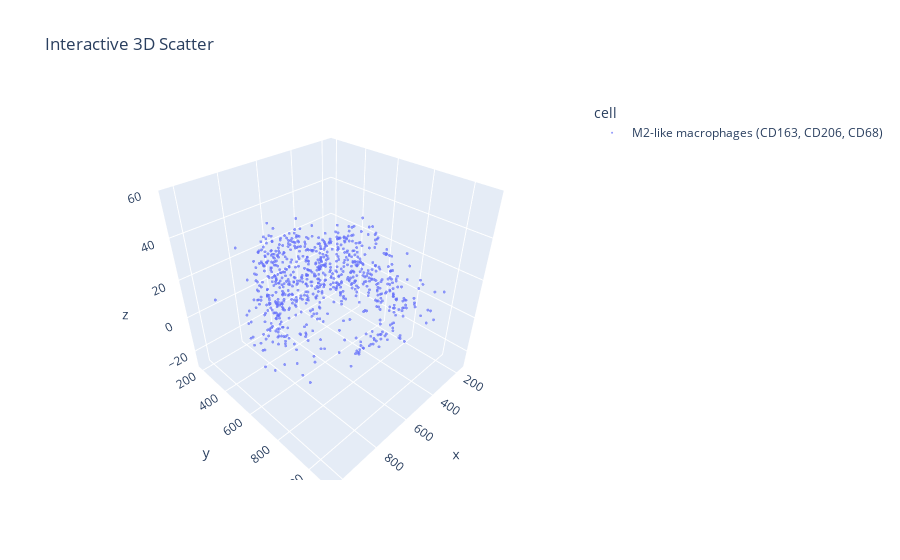

The notebook cell this image was saved under:
### Code cell
cluster_type = ["6"]
if cluster_type == ["-1"]:
    cluster_type = coords['cluster'].unique()

fig = px.scatter_3d(coords[coords['cluster'].isin(cluster_type)], x = 'x', y = 'y', z = 'z', 
                    color = 'cell', title = 'Interactive 3D Scatter', opacity = 0.7)
fig.update_traces(marker = dict(size = 1))

fig.update_layout(
    scene = dict( # set according to the data
        xaxis = dict(range = [coords['x'].min(), coords['x'].max()]),
        yaxis = dict(range = [coords['y'].min(), coords['y'].max()]),
        zaxis = dict(range = [coords['z'].min() - 30, coords['z'].max() + 30])
    )
)
# fig.write_html("../images/cell_clusters_3d.html")
fig.show()

### Figure 1 — Plotly figure (JSON) as saved in the notebook; plotly's stock layout.template omitted (floating-point values rounded to 4 significant figures; data arrays with more than 128 entries replaced by an {"elided": "..."} marker saying what was removed)
{"data": [{"hovertemplate": "cell=M2-like macrophages (CD163, CD206, CD68)<br>x=%{x}<br>y=%{y}<br>z=%{z}<extra></extra>", "legendgroup": "M2-like macrophages (CD163, CD206, CD68)", "marker": {"color": "#636efa", "opacity": 0.7, "size": 1, "symbol": "circle"}, "mode": "markers", "name": "M2-like macrophages (CD163, CD206, CD68)", "scene": "scene", "showlegend": true, "type": "scatter3d", "x": {"elided": "774 float values"}, "y": {"elided": "774 float values"}, "z": {"elided": "774 float values"}}], "layout": {"legend": {"title": {"text": "cell"}, "tracegroupgap": 0}, "scene": {"domain": {"x": [0, 1], "y": [0, 1]}, "xaxis": {"range": [138.1, 1062.0], "title": {"text": "x"}}, "yaxis": {"range": [160.2, 1126], "title": {"text": "y"}}, "zaxis": {"range": [-30, 60], "title": {"text": "z"}}}, "title": {"text": "Interactive 3D Scatter"}}}
